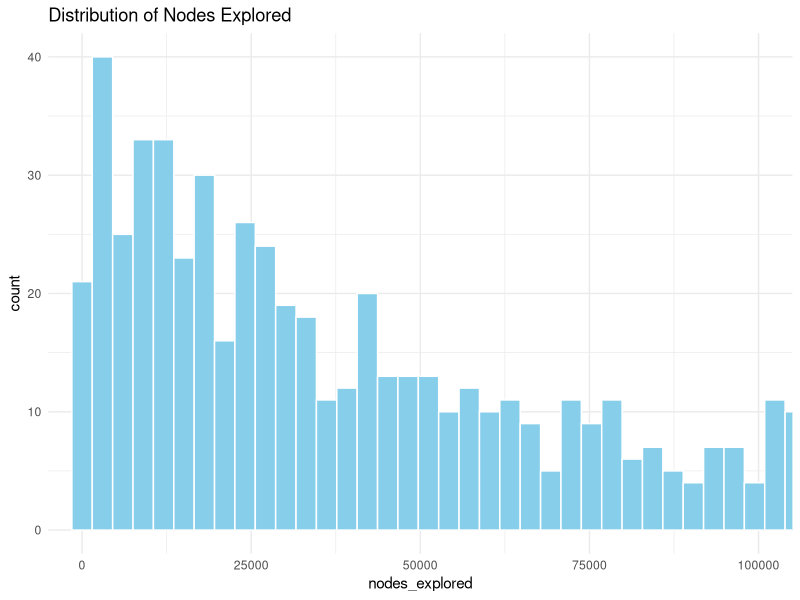
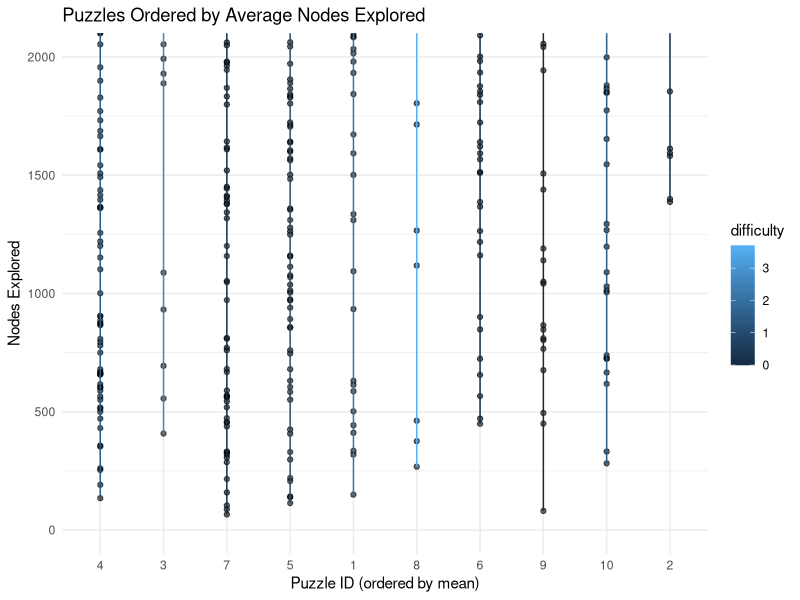

Here is the R script that generated these plots, in order:
## ---- chunk 1
#| include: false
options(repos = c(CRAN = "https://cran.rstudio.com/"))
## ---- chunk 2
#| echo: false
library(tidyverse)
library(dplyr)
library(here)
## ---- chunk 3
rand_1 <- read_csv(here("data", "rand_sample_1.csv"))

processed_rand_1 <- rand_1 |>
  filter(is_solved == TRUE)

glimpse(processed_rand_1)
## ---- chunk 4
ggplot(processed_rand_1, aes(x = nodes_explored)) +
  geom_histogram(bins = 5000, fill = "skyblue", color = "white") +
  coord_cartesian(xlim = c(0, 100000)) +
  labs(title = "Distribution of Nodes Explored") +
  theme_minimal()

mean(processed_rand_1$nodes_explored, na.rm = TRUE)
median(processed_rand_1$nodes_explored, na.rm = TRUE)
## ---- chunk 5
rand_10_100 <- read_csv(here("data", "rand_sample_10_1000.csv"))

processed_rand_10_100 <- rand_10_100 |>
  filter(is_solved == TRUE)

glimpse(processed_rand_10_100)
## ---- chunk 6
summary_stats <- processed_rand_10_100 |>
  group_by(puzzle_id) |>
  summarise(
    mean_nodes = mean(nodes_explored),
    median_nodes = median(nodes_explored),
    sd_nodes = sd(nodes_explored),
    min_nodes = min(nodes_explored),
    max_nodes = max(nodes_explored),
    difficulty = mean(difficulty),
  ) |>
  arrange(mean_nodes)

summary_stats

# min nodes tells us something about a human's ability to scan and solve a puzzle
# higher values of min nodes are more correlated with difficulty than the lower values of min nodes
## ---- chunk 7
processed_rand_10_100 |>
  mutate(puzzle_id = fct_reorder(factor(puzzle_id), nodes_explored, .fun = mean)) |>
  ggplot(aes(x = puzzle_id, y = nodes_explored)) +
  geom_point(alpha = 0.6) +
  geom_boxplot(aes(color = difficulty)) +
  coord_cartesian(ylim = c(0, 2000)) +
  labs(
    title = "Puzzles Ordered by Average Nodes Explored",
    x = "Puzzle ID (ordered by mean)",
    y = "Nodes Explored"
  ) +
  theme_minimal()

# density of points towards the minimum --> potential signal of correlation with difficulty
